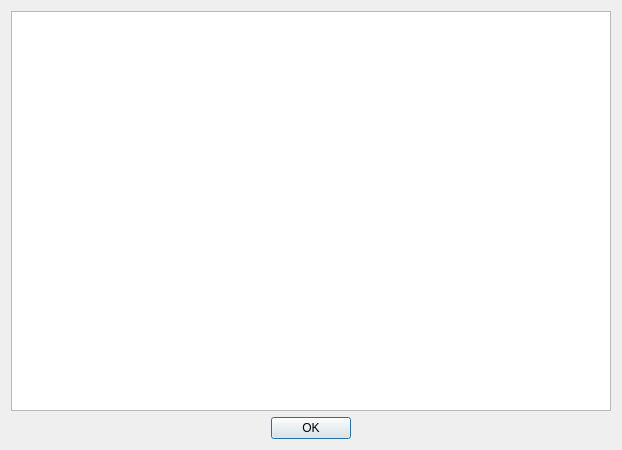
<?xml version="1.0" encoding="UTF-8"?>
<ui version="4.0">
 <class>FenetreDocumentation</class>
 <widget class="QDialog" name="FenetreDocumentation">
  <property name="geometry">
   <rect>
    <x>0</x>
    <y>0</y>
    <width>618</width>
    <height>447</height>
   </rect>
  </property>
  <property name="windowTitle">
   <string>Documentation</string>
  </property>
  <layout class="QGridLayout" name="gridLayoutFenetreDocumentation">
   <item row="0" column="0">
    <widget class="QTextBrowser" name="textBrowserDocumentation">
     <property name="minimumSize">
      <size>
       <width>600</width>
       <height>400</height>
      </size>
     </property>
    </widget>
   </item>
   <item row="1" column="0">
    <widget class="QDialogButtonBox" name="buttonBox">
     <property name="standardButtons">
      <set>QDialogButtonBox::Ok</set>
     </property>
     <property name="centerButtons">
      <bool>true</bool>
     </property>
    </widget>
   </item>
  </layout>
 </widget>
 <resources/>
 <connections>
  <connection>
   <sender>buttonBox</sender>
   <signal>accepted()</signal>
   <receiver>FenetreDocumentation</receiver>
   <slot>accept()</slot>
   <hints>
    <hint type="sourcelabel">
     <x>248</x>
     <y>254</y>
    </hint>
    <hint type="destinationlabel">
     <x>157</x>
     <y>274</y>
    </hint>
   </hints>
  </connection>
  <connection>
   <sender>buttonBox</sender>
   <signal>rejected()</signal>
   <receiver>FenetreDocumentation</receiver>
   <slot>reject()</slot>
   <hints>
    <hint type="sourcelabel">
     <x>316</x>
     <y>260</y>
    </hint>
    <hint type="destinationlabel">
     <x>286</x>
     <y>274</y>
    </hint>
   </hints>
  </connection>
 </connections>
</ui>
